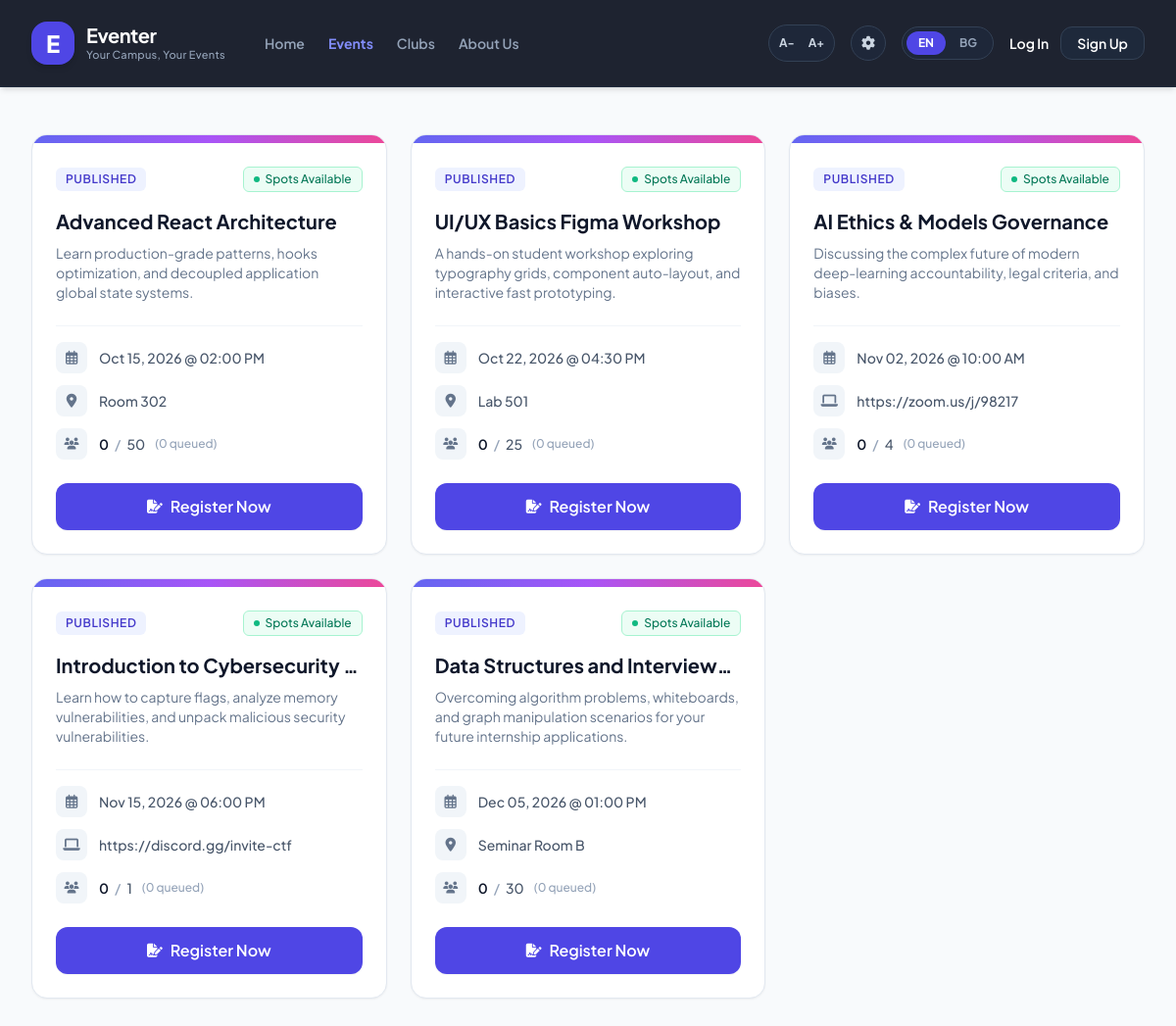
Before: /events with the older database file.
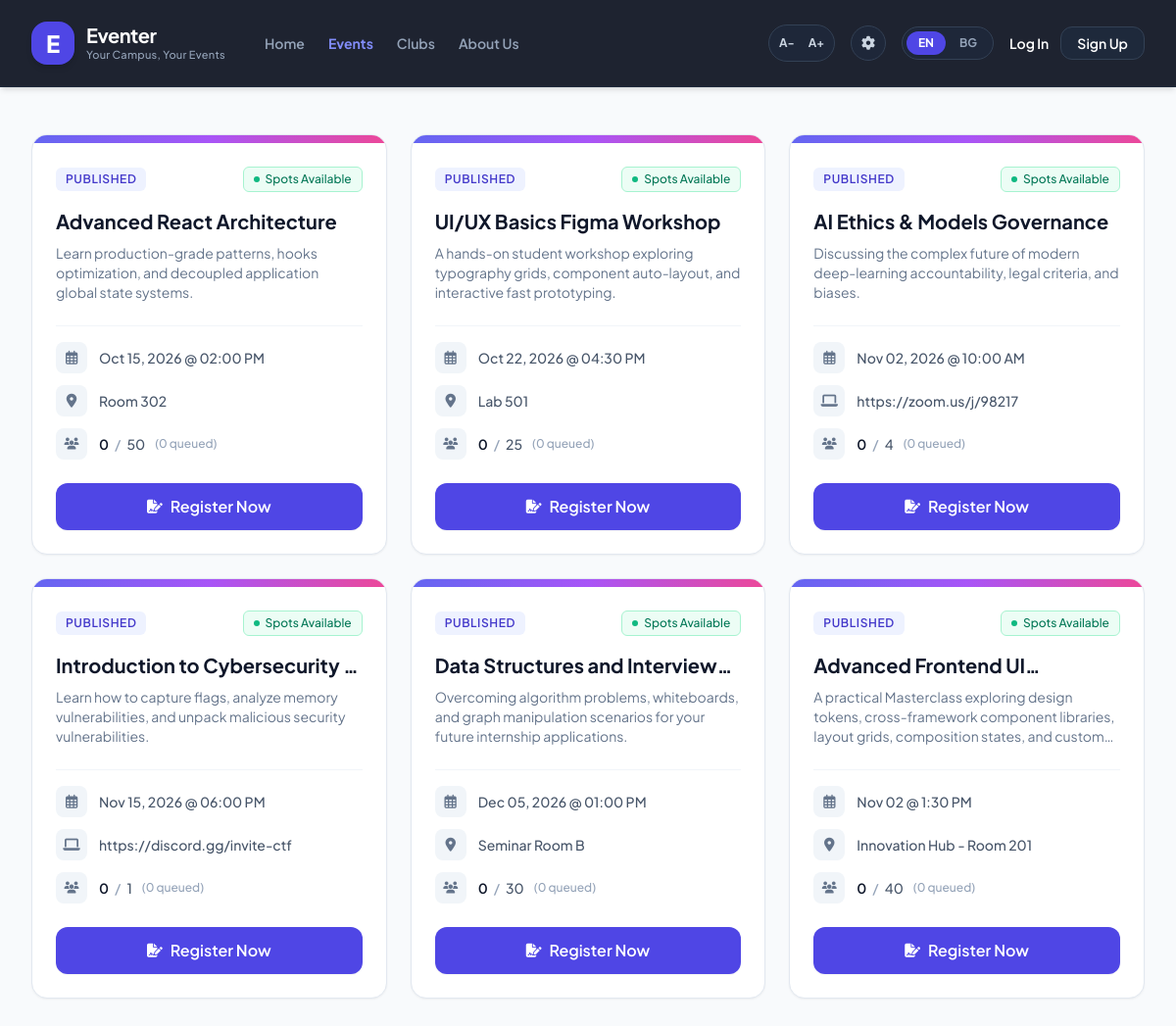
After: the same page with the newer database file.
### tables this page shows
CREATE TABLE events (
                id INTEGER PRIMARY KEY AUTOINCREMENT,
                organizer_id INTEGER NOT NULL,
                title TEXT NOT NULL,
                description TEXT,
                starts_at TEXT NOT NULL,
                ends_at TEXT NOT NULL,
                capacity INTEGER NOT NULL CHECK(capacity >= 1),
                location_or_url TEXT,
                status TEXT NOT NULL DEFAULT 'DRAFT'
                    CHECK (status IN ('DRAFT','PUBLISHED','CANCELLED')),
                created_at TEXT NOT NULL DEFAULT CURRENT_TIMESTAMP,
                updated_at TEXT NOT NULL DEFAULT CURRENT_TIMESTAMP,
                FOREIGN KEY (organizer_id) REFERENCES users(id) ON DELETE CASCADE
            );

### route.py (the view)
@page_bp.route("/events")
def events():
    try:
        with db() as conn:
            rows = conn.execute("SELECT * FROM events WHERE status = 'PUBLISHED' ORDER BY starts_at ASC").fetchall()
            events_list = []
            for row in rows:
                event = dict(row)
                event_id = event["id"]
                seats_filled = conn.execute("SELECT COUNT(*) FROM registrations WHERE event_id = ? AND status = 'confirmed'", (event_id,)).fetchone()[0]
                waitlist_size = conn.execute("SELECT COUNT(*) FROM registrations WHERE event_id = ? AND status = 'waitlisted'", (event_id,)).fetchone()[0]
                event["seats_filled"] = seats_filled
                event["waitlist_size"] = waitlist_size
                event["capacity"] = event.get("capacity") or 1
                event["is_full"] = seats_filled >= event["capacity"]
                event["status_class"] = "badge-success"
                desc = event.get("description") or ""
                event["short_desc"] = desc[:100] + "..." if len(desc) > 100 else desc
                starts_at_raw = event.get("starts_at")
                if starts_at_raw:
                    try:
                        dt = datetime.fromisoformat(str(starts_at_raw))
                        event["short_date"] = dt.strftime("%b %d, %Y @ %I:%M %p")
                    except Exception:
                        event["short_date"] = str(starts_at_raw)
                else:
                    event["short_date"] = "No date specified"
                loc = event.get("location_or_url") or "TBD"
                event["short_location"] = loc[:30] + "..." if len(loc) > 30 else loc
                event["icon"] = "fa-laptop" if loc.startswith("http://") or loc.startswith("https://") else "fa-location-dot"
                events_list.append(event)
        logged_in = session.get('logged_in', False)
        is_admin = session.get('is_admin', False) if logged_in else False
        return render_template(
            "events.html",
            events=events_list,
            is_admin=is_admin,
            logged_in=logged_in
        )
    except Exception as e:
        print(f"CRITICAL ERROR IN /EVENTS ROUTE: {e}")
        return f"Internal Server Error: {str(e)}", 500

### route.py (called while the page is built)
def db():
    conn = sqlite3.connect(DB, timeout=10)
    conn.row_factory = sqlite3.Row
    conn.execute("PRAGMA foreign_keys = ON")
    conn.execute("PRAGMA journal_mode = WAL")
    return conn

### templates/events.html (shortened to what this page needs)
<!DOCTYPE html>
<html lang="en">
<head>
    <script src="https://cdn.tailwindcss.com"></script>
    <link rel="stylesheet" href="https://cdnjs.cloudflare.com/ajax/libs/font-awesome/6.4.0/css/all.min.css">
</head>
<body class="bg-slate-50 dark:bg-slate-900 min-h-screen text-slate-800 dark:text-slate-100 transition-colors duration-200">
    <nav class="bg-[#1e2330] border-b border-slate-800 sticky top-0 z-50 shadow-md py-4">
        <div class="max-w-7xl mx-auto px-4 sm:px-6 lg:px-8">
            <div class="flex justify-between h-14 items-center">
                <div class="flex items-center gap-10">
                    <div class="flex items-center gap-3">
                        <div class="bg-indigo-600 w-11 h-11 rounded-2xl text-white shadow-md flex items-center justify-center font-extrabold text-2xl">
                            E
                        </div>
                        <div class="flex flex-col">
                            <span class="font-bold text-xl leading-tight text-white tracking-tight">Eventer</span>
                            <span class="text-[11px] text-slate-400 font-medium tracking-wide">Your Campus, Your Events</span>
                        </div>
                    </div>
                    <div class="hidden md:flex items-center gap-6 text-sm font-semibold text-slate-400">
                        <a href="/" class="hover:text-white transition-colors">Home</a>
                        <a href="/events" class="text-indigo-400 font-bold transition-colors">Events</a>
                        <a href="/clubs" class="hover:text-white transition-colors">Clubs</a>
                        <a href="/about" class="hover:text-white transition-colors">About Us</a>
                    </div>
                </div>
                <div class="flex items-center gap-4">
                    <div class="bg-slate-800/80 px-1 py-1 rounded-full flex items-center gap-0.5 border border-slate-700">
                        <button onclick="adjustFontSize('decrease')" class="text-xs font-bold w-7 h-7 rounded-full text-slate-300 hover:bg-slate-700 hover:text-white transition-all flex items-center justify-center">A-</button>
                        <button onclick="adjustFontSize('increase')" class="text-xs font-bold w-7 h-7 rounded-full text-slate-300 hover:bg-slate-700 hover:text-white transition-all flex items-center justify-center">A+</button>
                    </div>
                    <button onclick="toggleThemeMode()" class="w-9 h-9 rounded-full bg-slate-800/80 border border-slate-700 text-slate-300 hover:text-white flex items-center justify-center transition-all">
                        <i id="theme-icon" class="fa-solid fa-cog text-sm"></i>
                    </button>
                    <div class="bg-slate-800/80 p-1 rounded-full flex items-center gap-0.5 border border-slate-700 text-xs font-bold">
                        <button onclick="switchLanguage('en')" id="lang-en" class="px-3 py-1 rounded-full transition-all bg-indigo-600 text-white shadow-sm">EN</button>
                        <button onclick="switchLanguage('bg')" id="lang-bg" class="px-3 py-1 rounded-full transition-all text-slate-400 hover:text-white">BG</button>
                    </div>
                    {% if logged_in %}
                    <a href="{{ url_for('pages.logout') }}" class="text-xs font-bold text-slate-300 hover:text-rose-400 bg-slate-800/60 hover:bg-rose-950/30 px-3 py-2 rounded-xl border border-slate-700 hover:border-rose-900/50 transition-all flex items-center gap-1">
                        <i class="fa-solid fa-arrow-right-from-bracket"></i> Logout
                    </a>
                    {% else %}
                    <div class="flex items-center gap-3 text-sm font-semibold text-white">
                        <a href="{{ url_for('pages.login') }}" class="hover:text-indigo-400 transition-colors">Log In</a>
                        <a href="{{ url_for('pages.register') }}" class="bg-slate-800 border border-slate-700 hover:bg-slate-700 px-4 py-1.5 rounded-xl transition-all">Sign Up</a>
                    </div>
                    {% endif %}
                </div>
            </div>
        </div>
    </nav>
    <main class="max-w-7xl mx-auto px-4 sm:px-6 lg:px-8 py-12">
        <div id="events-wrapper" class="grid grid-cols-1 md:grid-cols-2 lg:grid-cols-3 gap-6">
            {% for event in events %}
            <div class="event-card bg-white dark:bg-slate-800 rounded-2xl border border-slate-200 dark:border-slate-700 shadow-sm hover:shadow-md transition-all duration-300 flex flex-col group overflow-hidden">
                <div class="h-2 w-full bg-gradient-to-r from-indigo-500 via-purple-500 to-pink-500"></div>
                <div class="p-6 flex-1 flex flex-col">
                    <div class="flex items-center justify-between mb-4 flex-wrap gap-2">
                        <span class="text-xs font-semibold px-2.5 py-1 rounded-md bg-indigo-50 dark:bg-indigo-950/50 text-indigo-700 dark:text-indigo-300 uppercase tracking-wider">
                            {{ event.status }}
                        </span>
                        {% if event.is_full %}
                        <span class="text-xs font-medium px-2.5 py-1 rounded-md bg-amber-50 dark:bg-amber-950/30 text-amber-700 dark:text-amber-400 flex items-center gap-1.5 border border-amber-200 dark:border-amber-900/50">
                            <span class="h-1.5 w-1.5 rounded-full bg-amber-500 animate-pulse"></span>
                            <span class="lang-text" data-en="Waitlist Open" data-bg="Отворен Списък">Waitlist Open</span>
                        </span>
                        {% else %}
                        <span class="text-xs font-medium px-2.5 py-1 rounded-md bg-emerald-50 dark:bg-emerald-950/30 text-emerald-700 dark:text-emerald-400 flex items-center gap-1.5 border border-emerald-200 dark:border-emerald-900/50">
                            <span class="h-1.5 w-1.5 rounded-full bg-emerald-500"></span>
                            <span class="lang-text" data-en="Spots Available" data-bg="Свободни Места">Spots Available</span>
                        </span>
                        {% endif %}
                    </div>
                    <h2 class="text-xl font-bold text-slate-900 dark:text-white group-hover:text-indigo-600 dark:group-hover:text-indigo-400 transition-colors mb-2 line-clamp-1">
                        {{ event.title }}
                    </h2>
                    <p class="text-slate-500 dark:text-slate-400 text-sm mb-6 flex-1 line-clamp-3">
                        {{ event.description or 'No description provided for this campus event module.' }}
                    </p>
                    <div class="space-y-3 text-sm text-slate-600 dark:text-slate-300 mb-6 border-t border-slate-100 dark:border-slate-700 pt-4">
                        <div class="flex items-center gap-3">
                            <div class="w-8 h-8 rounded-lg bg-slate-100 dark:bg-slate-700 flex items-center justify-center text-slate-500 dark:text-slate-400 shrink-0">
                                <i class="fa-regular fa-calendar-days text-sm"></i>
                            </div>
                            <span class="font-medium truncate">{{ event.short_date }}</span>
                        </div>
                        <div class="flex items-center gap-3">
                            <div class="w-8 h-8 rounded-lg bg-slate-100 dark:bg-slate-700 flex items-center justify-center text-slate-500 dark:text-slate-400 shrink-0">
                                <i class="fa-solid {{ event.icon }}"></i>
                            </div>
                            <span class="font-medium truncate">{{ event.location_or_url }}</span>
                        </div>
                        <div class="flex items-center gap-3">
                            <div class="w-8 h-8 rounded-lg bg-slate-100 dark:bg-slate-700 flex items-center justify-center text-slate-500 dark:text-slate-400 shrink-0">
                                <i class="fa-solid fa-users text-xs"></i>
                            </div>
                            <div class="flex items-center gap-1.5 font-medium">
                                <span class="text-slate-900 dark:text-white font-semibold">{{ event.seats_filled }}</span>
                                <span class="text-slate-400 dark:text-slate-500">/</span>
                                <span>{{ event.capacity }}</span>
                                <span class="text-xs text-slate-400 dark:text-slate-500 ml-1">
                                    ({{ event.waitlist_size }} <span class="lang-text" data-en="queued" data-bg="чакащи">queued</span>)
                                </span>
                            </div>
                        </div>
                    </div>
                    <div class="mt-auto space-y-2">
                        {% if event.is_full %}
                        <a href="{{ url_for('pages.join_waitlist', event_id=event.id) }}"
                           class="w-full inline-flex items-center justify-center px-4 py-3 rounded-xl font-semibold bg-amber-500 hover:bg-amber-600 text-white shadow-sm transition-all duration-150 gap-2">
                            <i class="fa-solid fa-hourglass-half text-sm"></i>
                            <span class="lang-text" data-en="Join Waitlist" data-bg="Запиши се в изчакващи">Join Waitlist</span>
                        </a>
                        {% else %}
                        <a href="{{ url_for('pages.register_event', event_id=event.id) }}"
                           class="w-full inline-flex items-center justify-center px-4 py-3 rounded-xl font-semibold bg-indigo-600 hover:bg-indigo-700 text-white shadow-sm transition-all duration-150 gap-2">
                            <i class="fa-solid fa-file-signature text-sm"></i>
                            <span class="lang-text" data-en="Register Now" data-bg="Регистрирай се сега">Register Now</span>
                        </a>
                        {% endif %}
                    </div>
                </div>
            </div>
            {% endfor %}
        </div>
    </main>
</body>
</html>

### templates/events.html (style rules this page uses)
body { font-family: 'Plus Jakarta Sans', sans-serif; transition: background-color 0.3s, color 0.3s; }

Changed rows visible on the page:
added events: status "PUBLISHED", title "Advanced Frontend…", description "A practical Masterclass exploring design tokens, cross-framework component libraries, layout grids, composition states, and…", short_date "Nov 02 @ 1:30 PM", location_or_url "Innovation Hub - Room 201", seats_filled "0", capacity "40", waitlist_size "0"
